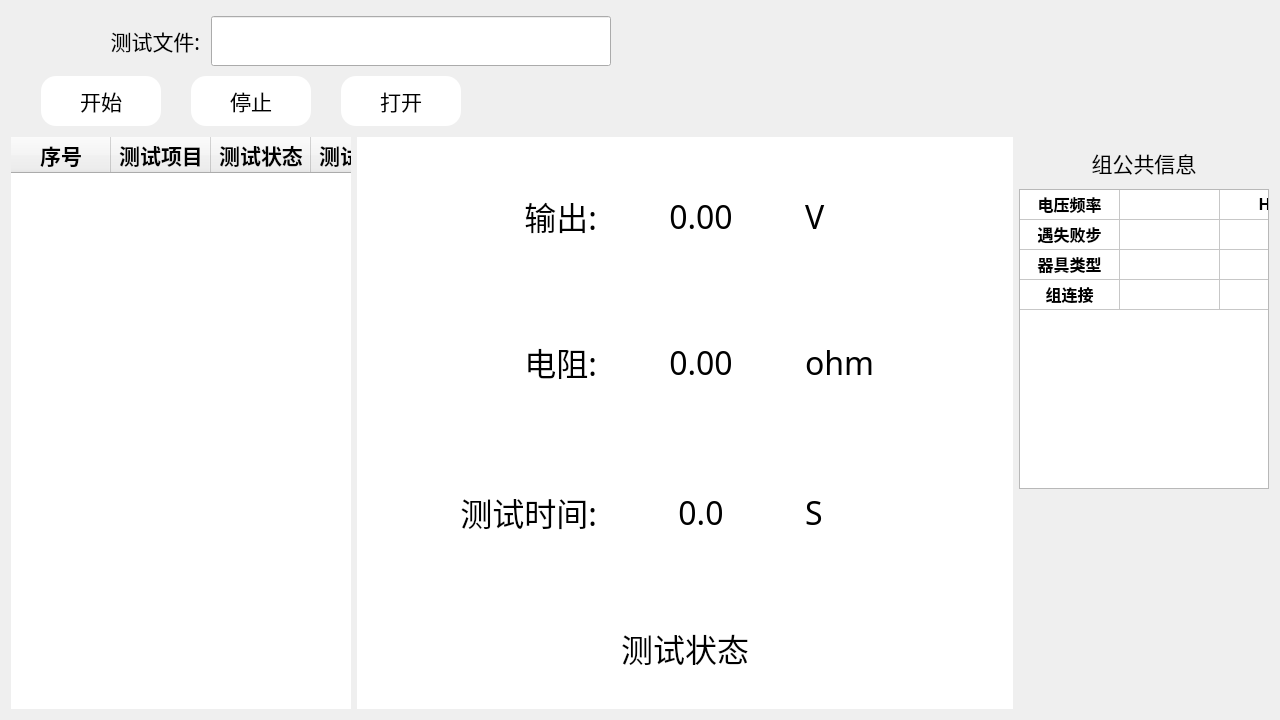
<?xml version="1.0" encoding="UTF-8"?>
<ui version="4.0">
 <class>testDialog</class>
 <widget class="QDialog" name="testDialog">
  <property name="geometry">
   <rect>
    <x>0</x>
    <y>0</y>
    <width>1280</width>
    <height>720</height>
   </rect>
  </property>
  <property name="minimumSize">
   <size>
    <width>1280</width>
    <height>720</height>
   </size>
  </property>
  <property name="windowTitle">
   <string>测试</string>
  </property>
  <property name="styleSheet">
   <string notr="true">#testDialog{
border-image: url(:/icon/bg3.jpg);
}</string>
  </property>
  <layout class="QGridLayout" name="gridLayout">
   <item row="0" column="0" colspan="3">
    <widget class="QWidget" name="topWidget" native="true">
     <property name="minimumSize">
      <size>
       <width>1240</width>
       <height>120</height>
      </size>
     </property>
     <layout class="QVBoxLayout" name="verticalLayout_3">
      <property name="spacing">
       <number>0</number>
      </property>
      <property name="leftMargin">
       <number>0</number>
      </property>
      <property name="topMargin">
       <number>0</number>
      </property>
      <property name="rightMargin">
       <number>0</number>
      </property>
      <property name="bottomMargin">
       <number>0</number>
      </property>
      <item>
       <widget class="QWidget" name="testinfoWidget" native="true">
        <property name="minimumSize">
         <size>
          <width>1240</width>
          <height>60</height>
         </size>
        </property>
        <layout class="QHBoxLayout" name="horizontalLayout_4">
         <property name="spacing">
          <number>0</number>
         </property>
         <property name="leftMargin">
          <number>0</number>
         </property>
         <property name="topMargin">
          <number>0</number>
         </property>
         <property name="rightMargin">
          <number>0</number>
         </property>
         <property name="bottomMargin">
          <number>0</number>
         </property>
         <item>
          <widget class="QLabel" name="testfileLab">
           <property name="minimumSize">
            <size>
             <width>200</width>
             <height>40</height>
            </size>
           </property>
           <property name="maximumSize">
            <size>
             <width>200</width>
             <height>40</height>
            </size>
           </property>
           <property name="font">
            <font>
             <family>微软雅黑</family>
             <pointsize>16</pointsize>
            </font>
           </property>
           <property name="text">
            <string>测试文件:  </string>
           </property>
           <property name="alignment">
            <set>Qt::AlignRight|Qt::AlignTrailing|Qt::AlignVCenter</set>
           </property>
          </widget>
         </item>
         <item>
          <widget class="QLineEdit" name="testfileValLab">
           <property name="minimumSize">
            <size>
             <width>400</width>
             <height>50</height>
            </size>
           </property>
           <property name="maximumSize">
            <size>
             <width>400</width>
             <height>50</height>
            </size>
           </property>
           <property name="font">
            <font>
             <family>微软雅黑</family>
             <pointsize>16</pointsize>
            </font>
           </property>
           <property name="styleSheet">
            <string notr="true">border-image: url(:/icon/lineeditl.png);</string>
           </property>
          </widget>
         </item>
         <item>
          <spacer name="horizontalSpacer_2">
           <property name="orientation">
            <enum>Qt::Horizontal</enum>
           </property>
           <property name="sizeHint" stdset="0">
            <size>
             <width>40</width>
             <height>20</height>
            </size>
           </property>
          </spacer>
         </item>
         <item>
          <widget class="QWidget" name="taskWidget" native="true">
           <property name="minimumSize">
            <size>
             <width>200</width>
             <height>60</height>
            </size>
           </property>
           <property name="maximumSize">
            <size>
             <width>200</width>
             <height>60</height>
            </size>
           </property>
           <property name="styleSheet">
            <string notr="true">#minBtn{
	border-image: url(:/icon/mins.png);
}
#minBtn:hover{
	border-image: url(:/icon/nins1.png);
}

#closeBtn{
	border-image: url(:/icon/closel.png);
}
#closeBtn:hover{
	border-image: url(:/icon/closel1.png);
}</string>
           </property>
           <widget class="QPushButton" name="minBtn">
            <property name="geometry">
             <rect>
              <x>100</x>
              <y>0</y>
              <width>40</width>
              <height>40</height>
             </rect>
            </property>
            <property name="text">
             <string/>
            </property>
            <property name="iconSize">
             <size>
              <width>70</width>
              <height>70</height>
             </size>
            </property>
            <property name="flat">
             <bool>true</bool>
            </property>
           </widget>
           <widget class="QPushButton" name="closeBtn">
            <property name="geometry">
             <rect>
              <x>160</x>
              <y>0</y>
              <width>40</width>
              <height>40</height>
             </rect>
            </property>
            <property name="text">
             <string/>
            </property>
            <property name="iconSize">
             <size>
              <width>30</width>
              <height>30</height>
             </size>
            </property>
            <property name="flat">
             <bool>true</bool>
            </property>
           </widget>
          </widget>
         </item>
        </layout>
       </widget>
      </item>
      <item>
       <widget class="QWidget" name="testctrlWidget" native="true">
        <property name="minimumSize">
         <size>
          <width>1240</width>
          <height>60</height>
         </size>
        </property>
        <property name="styleSheet">
         <string notr="true">QPushButton{
background-color: #FFFFFF;
border-radius: 15px;

}
QPushButton:hover{
border: 2px solid #0E55A7;
}
QPushButton:pressed{
color: #FFFFFF;
background-color:rgba(210, 210, 210, 150);
}</string>
        </property>
        <layout class="QHBoxLayout" name="horizontalLayout_5" stretch="1,1,1,1">
         <property name="spacing">
          <number>30</number>
         </property>
         <property name="leftMargin">
          <number>30</number>
         </property>
         <property name="topMargin">
          <number>0</number>
         </property>
         <property name="rightMargin">
          <number>0</number>
         </property>
         <property name="bottomMargin">
          <number>0</number>
         </property>
         <item>
          <widget class="QPushButton" name="starttestBtn">
           <property name="minimumSize">
            <size>
             <width>120</width>
             <height>50</height>
            </size>
           </property>
           <property name="maximumSize">
            <size>
             <width>120</width>
             <height>50</height>
            </size>
           </property>
           <property name="font">
            <font>
             <family>微软雅黑</family>
             <pointsize>16</pointsize>
            </font>
           </property>
           <property name="focusPolicy">
            <enum>Qt::NoFocus</enum>
           </property>
           <property name="statusTip">
            <string>开始测试</string>
           </property>
           <property name="styleSheet">
            <string notr="true"/>
           </property>
           <property name="text">
            <string>开始</string>
           </property>
           <property name="icon">
            <iconset resource="../res.qrc">
             <normaloff>:/icon/startl.png</normaloff>:/icon/startl.png</iconset>
           </property>
           <property name="iconSize">
            <size>
             <width>25</width>
             <height>25</height>
            </size>
           </property>
          </widget>
         </item>
         <item>
          <widget class="QPushButton" name="stoptestBtn">
           <property name="minimumSize">
            <size>
             <width>120</width>
             <height>50</height>
            </size>
           </property>
           <property name="maximumSize">
            <size>
             <width>120</width>
             <height>50</height>
            </size>
           </property>
           <property name="font">
            <font>
             <family>微软雅黑</family>
             <pointsize>16</pointsize>
            </font>
           </property>
           <property name="focusPolicy">
            <enum>Qt::NoFocus</enum>
           </property>
           <property name="statusTip">
            <string>停止测试</string>
           </property>
           <property name="styleSheet">
            <string notr="true"/>
           </property>
           <property name="text">
            <string>停止</string>
           </property>
           <property name="icon">
            <iconset resource="../res.qrc">
             <normaloff>:/icon/stopl.png</normaloff>:/icon/stopl.png</iconset>
           </property>
           <property name="iconSize">
            <size>
             <width>25</width>
             <height>25</height>
            </size>
           </property>
          </widget>
         </item>
         <item>
          <widget class="QPushButton" name="openfileBtn">
           <property name="minimumSize">
            <size>
             <width>120</width>
             <height>50</height>
            </size>
           </property>
           <property name="maximumSize">
            <size>
             <width>120</width>
             <height>50</height>
            </size>
           </property>
           <property name="font">
            <font>
             <family>微软雅黑</family>
             <pointsize>16</pointsize>
            </font>
           </property>
           <property name="focusPolicy">
            <enum>Qt::NoFocus</enum>
           </property>
           <property name="statusTip">
            <string>打开文件</string>
           </property>
           <property name="styleSheet">
            <string notr="true"/>
           </property>
           <property name="text">
            <string>打开</string>
           </property>
           <property name="icon">
            <iconset resource="../res.qrc">
             <normaloff>:/icon/addfilel.png</normaloff>:/icon/addfilel.png</iconset>
           </property>
           <property name="iconSize">
            <size>
             <width>25</width>
             <height>25</height>
            </size>
           </property>
          </widget>
         </item>
         <item>
          <spacer name="horizontalSpacer">
           <property name="orientation">
            <enum>Qt::Horizontal</enum>
           </property>
           <property name="sizeHint" stdset="0">
            <size>
             <width>40</width>
             <height>20</height>
            </size>
           </property>
          </spacer>
         </item>
        </layout>
       </widget>
      </item>
     </layout>
    </widget>
   </item>
   <item row="1" column="0">
    <widget class="QTableWidget" name="testTableWidget">
     <property name="minimumSize">
      <size>
       <width>340</width>
       <height>560</height>
      </size>
     </property>
     <property name="maximumSize">
      <size>
       <width>300</width>
       <height>16777215</height>
      </size>
     </property>
     <property name="font">
      <font>
       <pointsize>16</pointsize>
       <weight>75</weight>
       <bold>true</bold>
      </font>
     </property>
     <property name="focusPolicy">
      <enum>Qt::NoFocus</enum>
     </property>
     <property name="styleSheet">
      <string notr="true">QTableWidget{
border-radius: 20px;
border:none;
}
QTableWidget::item:selected{
	background-color: #E9EFF7;
}
 </string>
     </property>
     <property name="frameShape">
      <enum>QFrame::StyledPanel</enum>
     </property>
     <property name="frameShadow">
      <enum>QFrame::Sunken</enum>
     </property>
     <property name="lineWidth">
      <number>1</number>
     </property>
     <property name="horizontalScrollBarPolicy">
      <enum>Qt::ScrollBarAlwaysOff</enum>
     </property>
     <property name="editTriggers">
      <set>QAbstractItemView::NoEditTriggers</set>
     </property>
     <property name="defaultDropAction">
      <enum>Qt::IgnoreAction</enum>
     </property>
     <property name="selectionMode">
      <enum>QAbstractItemView::SingleSelection</enum>
     </property>
     <property name="selectionBehavior">
      <enum>QAbstractItemView::SelectRows</enum>
     </property>
     <property name="showGrid">
      <bool>false</bool>
     </property>
     <property name="gridStyle">
      <enum>Qt::SolidLine</enum>
     </property>
     <property name="sortingEnabled">
      <bool>false</bool>
     </property>
     <property name="wordWrap">
      <bool>true</bool>
     </property>
     <property name="cornerButtonEnabled">
      <bool>true</bool>
     </property>
     <attribute name="horizontalHeaderVisible">
      <bool>true</bool>
     </attribute>
     <attribute name="verticalHeaderVisible">
      <bool>false</bool>
     </attribute>
     <attribute name="verticalHeaderCascadingSectionResizes">
      <bool>false</bool>
     </attribute>
     <attribute name="verticalHeaderDefaultSectionSize">
      <number>30</number>
     </attribute>
     <attribute name="verticalHeaderMinimumSectionSize">
      <number>36</number>
     </attribute>
     <column>
      <property name="text">
       <string>序号</string>
      </property>
     </column>
     <column>
      <property name="text">
       <string>测试项目</string>
      </property>
     </column>
     <column>
      <property name="text">
       <string>测试状态</string>
      </property>
     </column>
     <column>
      <property name="text">
       <string>测试结果</string>
      </property>
     </column>
    </widget>
   </item>
   <item row="1" column="1">
    <widget class="QWidget" name="testWidget" native="true">
     <property name="minimumSize">
      <size>
       <width>640</width>
       <height>560</height>
      </size>
     </property>
     <property name="autoFillBackground">
      <bool>false</bool>
     </property>
     <property name="styleSheet">
      <string notr="true">#testWidget{
background-color: rgb(255, 255, 255);
}</string>
     </property>
     <layout class="QVBoxLayout" name="verticalLayout_2">
      <property name="spacing">
       <number>0</number>
      </property>
      <property name="leftMargin">
       <number>0</number>
      </property>
      <property name="topMargin">
       <number>0</number>
      </property>
      <property name="rightMargin">
       <number>0</number>
      </property>
      <property name="bottomMargin">
       <number>0</number>
      </property>
      <item>
       <widget class="QWidget" name="outputWidget" native="true">
        <property name="minimumSize">
         <size>
          <width>640</width>
          <height>150</height>
         </size>
        </property>
        <layout class="QHBoxLayout" name="horizontalLayout" stretch="1,1,1">
         <property name="spacing">
          <number>0</number>
         </property>
         <property name="leftMargin">
          <number>0</number>
         </property>
         <property name="rightMargin">
          <number>0</number>
         </property>
         <property name="bottomMargin">
          <number>0</number>
         </property>
         <item>
          <widget class="QLabel" name="outputLab">
           <property name="minimumSize">
            <size>
             <width>240</width>
             <height>50</height>
            </size>
           </property>
           <property name="maximumSize">
            <size>
             <width>16777215</width>
             <height>50</height>
            </size>
           </property>
           <property name="font">
            <font>
             <family>微软雅黑</family>
             <pointsize>24</pointsize>
            </font>
           </property>
           <property name="text">
            <string>输出:</string>
           </property>
           <property name="alignment">
            <set>Qt::AlignRight|Qt::AlignTrailing|Qt::AlignVCenter</set>
           </property>
          </widget>
         </item>
         <item>
          <widget class="QLabel" name="outputValLab">
           <property name="minimumSize">
            <size>
             <width>100</width>
             <height>50</height>
            </size>
           </property>
           <property name="maximumSize">
            <size>
             <width>16777215</width>
             <height>50</height>
            </size>
           </property>
           <property name="font">
            <font>
             <family>微软雅黑</family>
             <pointsize>24</pointsize>
            </font>
           </property>
           <property name="text">
            <string>0.00</string>
           </property>
           <property name="alignment">
            <set>Qt::AlignCenter</set>
           </property>
          </widget>
         </item>
         <item>
          <widget class="QLabel" name="outputUnitLab">
           <property name="minimumSize">
            <size>
             <width>100</width>
             <height>50</height>
            </size>
           </property>
           <property name="maximumSize">
            <size>
             <width>16777215</width>
             <height>50</height>
            </size>
           </property>
           <property name="font">
            <font>
             <family>微软雅黑</family>
             <pointsize>24</pointsize>
            </font>
           </property>
           <property name="text">
            <string>V</string>
           </property>
          </widget>
         </item>
        </layout>
       </widget>
      </item>
      <item>
       <widget class="QWidget" name="testoutWidget" native="true">
        <property name="minimumSize">
         <size>
          <width>640</width>
          <height>150</height>
         </size>
        </property>
        <layout class="QHBoxLayout" name="horizontalLayout_2" stretch="1,1,1">
         <property name="spacing">
          <number>0</number>
         </property>
         <property name="leftMargin">
          <number>0</number>
         </property>
         <property name="topMargin">
          <number>0</number>
         </property>
         <property name="rightMargin">
          <number>0</number>
         </property>
         <property name="bottomMargin">
          <number>0</number>
         </property>
         <item>
          <widget class="QLabel" name="testoutLab">
           <property name="minimumSize">
            <size>
             <width>240</width>
             <height>50</height>
            </size>
           </property>
           <property name="maximumSize">
            <size>
             <width>16777215</width>
             <height>50</height>
            </size>
           </property>
           <property name="font">
            <font>
             <family>微软雅黑</family>
             <pointsize>24</pointsize>
            </font>
           </property>
           <property name="text">
            <string>电阻:</string>
           </property>
           <property name="alignment">
            <set>Qt::AlignRight|Qt::AlignTrailing|Qt::AlignVCenter</set>
           </property>
          </widget>
         </item>
         <item>
          <widget class="QLabel" name="testoutValLab">
           <property name="minimumSize">
            <size>
             <width>100</width>
             <height>50</height>
            </size>
           </property>
           <property name="maximumSize">
            <size>
             <width>16777215</width>
             <height>50</height>
            </size>
           </property>
           <property name="font">
            <font>
             <family>微软雅黑</family>
             <pointsize>24</pointsize>
            </font>
           </property>
           <property name="text">
            <string>0.00</string>
           </property>
           <property name="alignment">
            <set>Qt::AlignCenter</set>
           </property>
          </widget>
         </item>
         <item>
          <widget class="QLabel" name="testoutUnitLab">
           <property name="minimumSize">
            <size>
             <width>100</width>
             <height>50</height>
            </size>
           </property>
           <property name="maximumSize">
            <size>
             <width>16777215</width>
             <height>50</height>
            </size>
           </property>
           <property name="font">
            <font>
             <family>微软雅黑</family>
             <pointsize>24</pointsize>
            </font>
           </property>
           <property name="text">
            <string>ohm</string>
           </property>
          </widget>
         </item>
        </layout>
       </widget>
      </item>
      <item>
       <widget class="QWidget" name="testtimeWidget" native="true">
        <property name="minimumSize">
         <size>
          <width>640</width>
          <height>150</height>
         </size>
        </property>
        <layout class="QHBoxLayout" name="horizontalLayout_3" stretch="1,1,1">
         <property name="spacing">
          <number>0</number>
         </property>
         <property name="leftMargin">
          <number>0</number>
         </property>
         <property name="topMargin">
          <number>0</number>
         </property>
         <property name="rightMargin">
          <number>0</number>
         </property>
         <property name="bottomMargin">
          <number>0</number>
         </property>
         <item>
          <widget class="QLabel" name="testtimeLab">
           <property name="minimumSize">
            <size>
             <width>240</width>
             <height>50</height>
            </size>
           </property>
           <property name="maximumSize">
            <size>
             <width>16777215</width>
             <height>50</height>
            </size>
           </property>
           <property name="font">
            <font>
             <family>微软雅黑</family>
             <pointsize>24</pointsize>
            </font>
           </property>
           <property name="text">
            <string>测试时间:</string>
           </property>
           <property name="alignment">
            <set>Qt::AlignRight|Qt::AlignTrailing|Qt::AlignVCenter</set>
           </property>
          </widget>
         </item>
         <item>
          <widget class="QLabel" name="testtimeValLab">
           <property name="minimumSize">
            <size>
             <width>100</width>
             <height>50</height>
            </size>
           </property>
           <property name="maximumSize">
            <size>
             <width>16777215</width>
             <height>50</height>
            </size>
           </property>
           <property name="font">
            <font>
             <family>微软雅黑</family>
             <pointsize>24</pointsize>
            </font>
           </property>
           <property name="text">
            <string>0.0</string>
           </property>
           <property name="alignment">
            <set>Qt::AlignCenter</set>
           </property>
          </widget>
         </item>
         <item>
          <widget class="QLabel" name="testtimeUnitLab">
           <property name="minimumSize">
            <size>
             <width>100</width>
             <height>50</height>
            </size>
           </property>
           <property name="maximumSize">
            <size>
             <width>16777215</width>
             <height>50</height>
            </size>
           </property>
           <property name="font">
            <font>
             <family>微软雅黑</family>
             <pointsize>24</pointsize>
            </font>
           </property>
           <property name="text">
            <string>S</string>
           </property>
          </widget>
         </item>
        </layout>
       </widget>
      </item>
      <item>
       <widget class="QWidget" name="testresultWidget" native="true">
        <property name="minimumSize">
         <size>
          <width>640</width>
          <height>110</height>
         </size>
        </property>
        <layout class="QGridLayout" name="gridLayout_2">
         <item row="0" column="0">
          <widget class="QLabel" name="teststateLab">
           <property name="minimumSize">
            <size>
             <width>240</width>
             <height>50</height>
            </size>
           </property>
           <property name="maximumSize">
            <size>
             <width>240</width>
             <height>50</height>
            </size>
           </property>
           <property name="font">
            <font>
             <family>微软雅黑</family>
             <pointsize>24</pointsize>
            </font>
           </property>
           <property name="text">
            <string>测试状态</string>
           </property>
           <property name="alignment">
            <set>Qt::AlignCenter</set>
           </property>
          </widget>
         </item>
        </layout>
       </widget>
      </item>
     </layout>
    </widget>
   </item>
   <item row="1" column="2">
    <widget class="QWidget" name="infoWidget" native="true">
     <property name="minimumSize">
      <size>
       <width>250</width>
       <height>560</height>
      </size>
     </property>
     <property name="maximumSize">
      <size>
       <width>250</width>
       <height>16777215</height>
      </size>
     </property>
     <layout class="QVBoxLayout" name="verticalLayout">
      <property name="spacing">
       <number>0</number>
      </property>
      <property name="leftMargin">
       <number>0</number>
      </property>
      <property name="topMargin">
       <number>0</number>
      </property>
      <property name="rightMargin">
       <number>0</number>
      </property>
      <property name="bottomMargin">
       <number>0</number>
      </property>
      <item>
       <widget class="QLabel" name="infoLab">
        <property name="minimumSize">
         <size>
          <width>250</width>
          <height>40</height>
         </size>
        </property>
        <property name="maximumSize">
         <size>
          <width>250</width>
          <height>60</height>
         </size>
        </property>
        <property name="font">
         <font>
          <family>微软雅黑</family>
          <pointsize>16</pointsize>
         </font>
        </property>
        <property name="text">
         <string>组公共信息</string>
        </property>
        <property name="alignment">
         <set>Qt::AlignCenter</set>
        </property>
       </widget>
      </item>
      <item>
       <widget class="QTableWidget" name="infoTableWidget">
        <property name="minimumSize">
         <size>
          <width>250</width>
          <height>300</height>
         </size>
        </property>
        <property name="maximumSize">
         <size>
          <width>250</width>
          <height>300</height>
         </size>
        </property>
        <property name="font">
         <font>
          <pointsize>12</pointsize>
          <weight>75</weight>
          <bold>true</bold>
         </font>
        </property>
        <property name="verticalScrollBarPolicy">
         <enum>Qt::ScrollBarAsNeeded</enum>
        </property>
        <property name="horizontalScrollBarPolicy">
         <enum>Qt::ScrollBarAlwaysOff</enum>
        </property>
        <property name="editTriggers">
         <set>QAbstractItemView::NoEditTriggers</set>
        </property>
        <property name="selectionBehavior">
         <enum>QAbstractItemView::SelectRows</enum>
        </property>
        <property name="verticalScrollMode">
         <enum>QAbstractItemView::ScrollPerItem</enum>
        </property>
        <attribute name="horizontalHeaderVisible">
         <bool>false</bool>
        </attribute>
        <attribute name="horizontalHeaderHighlightSections">
         <bool>true</bool>
        </attribute>
        <attribute name="verticalHeaderVisible">
         <bool>false</bool>
        </attribute>
        <row>
         <property name="text">
          <string>电压频率</string>
         </property>
        </row>
        <row>
         <property name="text">
          <string>遇失败步</string>
         </property>
        </row>
        <row>
         <property name="text">
          <string>器具类型</string>
         </property>
        </row>
        <row>
         <property name="text">
          <string>组连接</string>
         </property>
        </row>
        <column>
         <property name="text">
          <string>项目</string>
         </property>
        </column>
        <column>
         <property name="text">
          <string>值</string>
         </property>
        </column>
        <column>
         <property name="text">
          <string>单位</string>
         </property>
        </column>
        <item row="0" column="0">
         <property name="text">
          <string>电压频率</string>
         </property>
         <property name="textAlignment">
          <set>AlignCenter</set>
         </property>
        </item>
        <item row="0" column="1">
         <property name="text">
          <string/>
         </property>
        </item>
        <item row="0" column="2">
         <property name="text">
          <string>HZ</string>
         </property>
         <property name="textAlignment">
          <set>AlignCenter</set>
         </property>
        </item>
        <item row="1" column="0">
         <property name="text">
          <string>遇失败步</string>
         </property>
         <property name="textAlignment">
          <set>AlignCenter</set>
         </property>
        </item>
        <item row="1" column="1">
         <property name="text">
          <string/>
         </property>
        </item>
        <item row="1" column="2">
         <property name="text">
          <string/>
         </property>
        </item>
        <item row="2" column="0">
         <property name="text">
          <string>器具类型</string>
         </property>
         <property name="textAlignment">
          <set>AlignCenter</set>
         </property>
        </item>
        <item row="2" column="1">
         <property name="text">
          <string/>
         </property>
        </item>
        <item row="2" column="2">
         <property name="text">
          <string/>
         </property>
        </item>
        <item row="3" column="0">
         <property name="text">
          <string>组连接</string>
         </property>
         <property name="textAlignment">
          <set>AlignCenter</set>
         </property>
        </item>
       </widget>
      </item>
      <item>
       <widget class="QLabel" name="resultLab">
        <property name="minimumSize">
         <size>
          <width>250</width>
          <height>220</height>
         </size>
        </property>
        <property name="maximumSize">
         <size>
          <width>250</width>
          <height>16777215</height>
         </size>
        </property>
        <property name="text">
         <string/>
        </property>
       </widget>
      </item>
     </layout>
    </widget>
   </item>
  </layout>
 </widget>
 <resources>
  <include location="../res.qrc"/>
 </resources>
 <connections/>
</ui>
